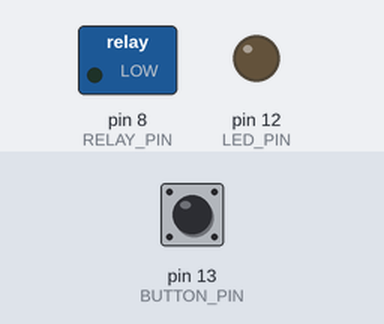
A sketch run on a simulated Arduino Uno, built with avr-gcc and run on an emulated ATmega328P. Parts: switched loads named in the sketch (green lamp = pin HIGH), output pins drawn as LEDs (lit = HIGH). The test bench sets the inputs (shaded band); at power-on: pin 13 (BUTTON_PIN) LOW.

Above: at 1.2 s.
1.3 s: pin 13 (BUTTON_PIN) pulled HIGH for 0.15 s
At 1.9 s:
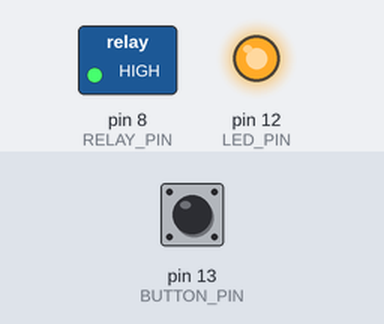
2.9 s: pin 13 (BUTTON_PIN) pulled HIGH for 1 s
At 4.3 s:
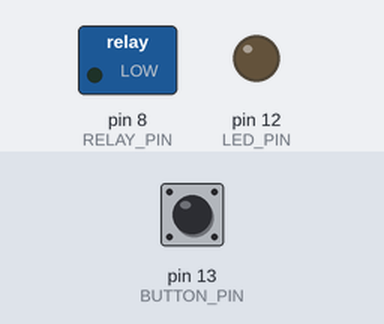
5.4 s: pin 13 (BUTTON_PIN) pulled HIGH for 3.2 s
At 6.2 s:
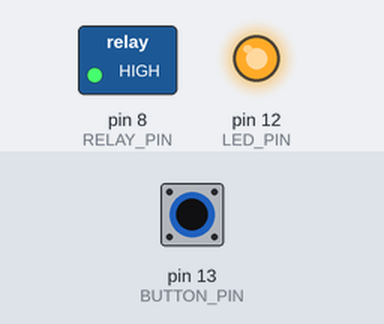
Timing chart, 0 to 8.4 s (numbered marks = the images above; inputs shaded):
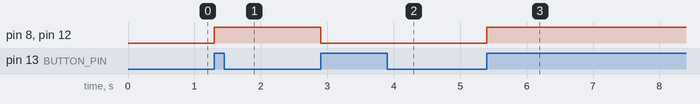

The sketch:

Challenge05_SafeController.ino
```cpp
// Complete example solution for Lesson14, challenge 05.
const int RELAY_PIN = 8, BUTTON_PIN = 13, LED_PIN = 12;
int relayState = LOW, previous = LOW;
void setup() {
  pinMode(RELAY_PIN, OUTPUT);
  pinMode(BUTTON_PIN, INPUT);
  pinMode(LED_PIN, OUTPUT);
  digitalWrite(RELAY_PIN, LOW);
  digitalWrite(LED_PIN, LOW);
}
void loop() {
  int pressed = digitalRead(BUTTON_PIN);
  if (pressed == HIGH && previous == LOW) {
    relayState = !relayState;
    digitalWrite(RELAY_PIN, relayState);
    digitalWrite(LED_PIN, relayState);
    delay(30);
  }
  previous = pressed;
}
```

Measured:
- after the input at 1.3 s, pin 8 (RELAY_PIN), pin 12 (LED_PIN): LOW → HIGH at once
- after the input at 2.9 s, pin 8 (RELAY_PIN), pin 12 (LED_PIN): HIGH → LOW at once
- after the input at 5.4 s, pin 8 (RELAY_PIN), pin 12 (LED_PIN): LOW → HIGH at once
